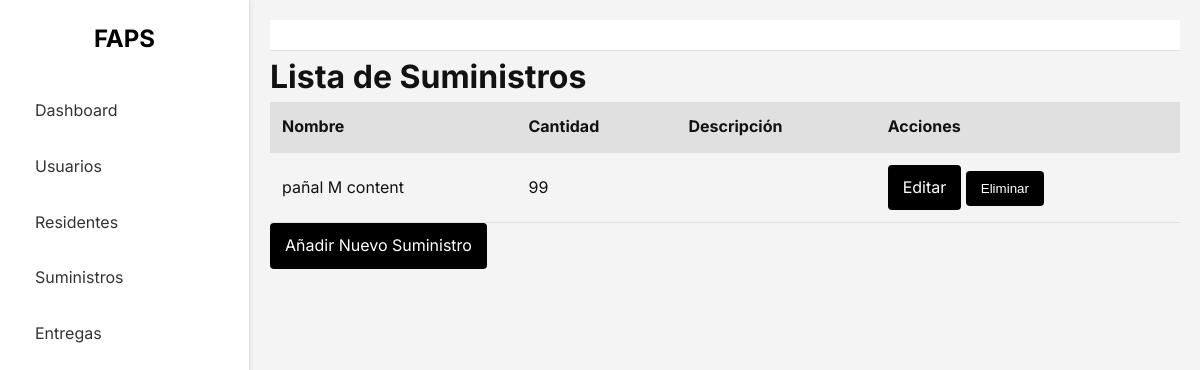
The page /admin/supplies on the database as committed earlier.
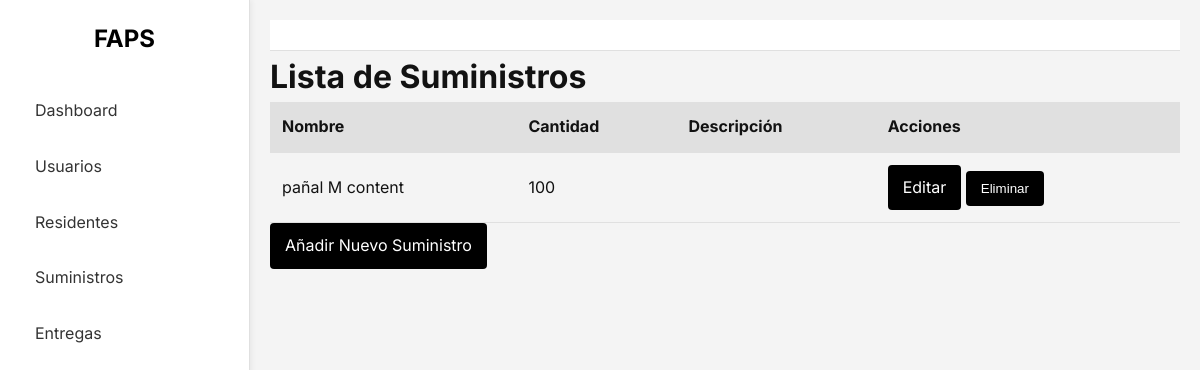
The same page on the database as committed later.
### app/models.py (models this page shows)
class Supply(db.Model):
    id = db.Column(db.Integer, primary_key=True)
    name = db.Column(db.String(100), nullable=False)
    category = db.Column(db.String(100), nullable=False)
    quantity = db.Column(db.Integer, nullable=False)
    entry_date = db.Column(db.Date, nullable=False)

### app/routes/supply_routes.py (the view)
@supply_bp.route('/admin/supplies')
def list_supplies():
    supplies = Supply.query.all()
    return render_template('list_supplies.html', supplies=supplies)

### app/templates/list_supplies.html (shortened to what this page needs)
{% extends 'base.html' %}
{% block content %}
<h1>Lista de Suministros</h1>
<table class="table">
    <thead>
        <tr>
            <th>Nombre</th>
            <th>Cantidad</th>
            <th>Descripción</th>
            <th>Acciones</th>
        </tr>
    </thead>
    <tbody>
        {% for supply in supplies %}
        <tr>
            <td>{{ supply.name }}</td>
            <td>{{ supply.quantity }}</td>
            <td>{{ supply.description }}</td>
            <td>
                <a class="btn btn-primary" href="{{ url_for('supply_bp.edit_supply', id=supply.id) }}">Editar</a>
                <form action="{{ url_for('supply_bp.delete_supply', id=supply.id) }}" method="post" style="display:inline;">
                    <button class="btn btn-danger" type="submit">Eliminar</button>
                </form>
            </td>
        </tr>
        {% endfor %}
    </tbody>
</table>
<a class="btn btn-success" href="{{ url_for('supply_bp.create_supply') }}">Añadir Nuevo Suministro</a>
{% endblock %}

Rows that differ between the two databases and show on the page:
changed Supply "pañal M content": quantity "99" → "100"
